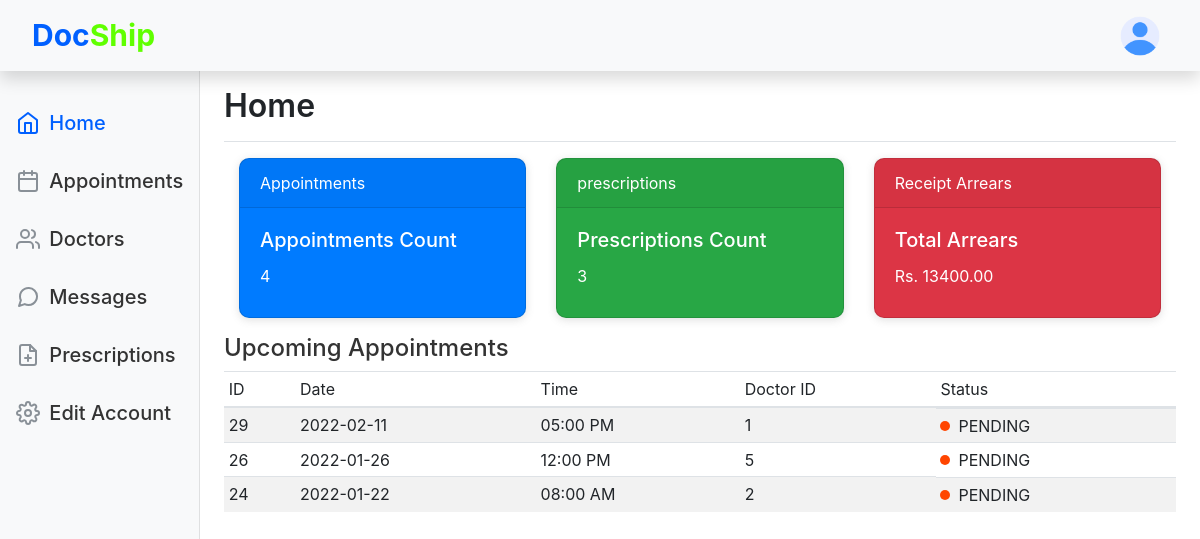
Screenshot of /patient/index?user=patient (signed in) with the database file from the repository.
### tables this page shows
CREATE TABLE IF NOT EXISTS `appointment` (
  `id` bigint(20) NOT NULL AUTO_INCREMENT,
  `patient_id` bigint(20) NOT NULL,
  `doctor_id` bigint(20) NOT NULL,
  `time` time NOT NULL,
  `date` date NOT NULL,
  `receipt_id` varchar(255) NOT NULL,
  `prescription_id` varchar(255) NOT NULL,
  `is_paid` bit(1) NOT NULL,
  `status` varchar(15) NOT NULL,
  `description` varchar(255) NOT NULL,
  `is_rated` bit(1) NOT NULL DEFAULT b'0',
  `is_exit` bit(1) NOT NULL,
  `zoom_link` varchar(1000) NOT NULL DEFAULT '"http://localhost/docship/pages/zoom"',
  PRIMARY KEY (`id`),
  KEY `appointment_patient` (`patient_id`),
  KEY `appointment_doctor` (`doctor_id`),
  KEY `appointment_receipt` (`receipt_id`),
  KEY `appointment_perscription` (`prescription_id`)
);

### app/controllers/patient.php (called while the page is built, shortened)
<?php
    class Patient extends Controller{
        public function index(){
            $data = array();
            $appointments_result1 = $this->model('Appointment')->findByPatientId($_SESSION['user_id']);
            if(isset($appointments_result1['value'])){
                if(empty($appointments_result1['value'])){
                    $data['appointments'] = [];
                    $data['appointments_size'] = 0;
                }else {
                    $data['appointments'] = array_slice($appointments_result1['value'], 0, 3);
                    $data['appointments_size'] = sizeof($appointments_result1['value']);
                }
            }else {
                $data['db_err_1'] = "appointments limited searching failed";
            }
            $prescriptions_result1 = $this->model('Prescription')->findByPatientId($_SESSION['user_id']);
            if(isset($prescriptions_result1['value'])){
                if(empty($prescriptions_result1['value'])){
                    $data['prescriptions_size'] = 0;
                }else {
                    $data['prescriptions_size'] = sizeof($prescriptions_result1['value']);
                }
            }else {
                $data['db_err_2'] = "prescriptions limited searching failed";
            }
            $arrears = $this->model('receipt')->getTotalReceiptSumByPatient($_SESSION['user_id']);
            $data['arrears'] = number_format((float)$arrears, 2, '.', '');
            $this->view('patient/index', $data);
        }
    }

### app/libraries/Core.php (called while the page is built, shortened)
<?php
  class Core {
    protected $currentController = 'pages';
    protected $currentMethod = 'index';
    public function setAttributes(){
      $url = $this->getUrl();
      if(file_exists('../app/controllers/' . ucwords($url[0]). '.php')){
        $this->currentController = ucwords($url[0]);
        unset($url[0]);
      }elseif(isset($_SESSION['role'])){
        $this->currentController=$_SESSION['role'];
      }
       $controllers = ControllerFactory::getInstance();
       $this->currentController = $controllers->getController($this->currentController);
      if(isset($url[1])){
        if(method_exists($this->currentController, $url[1])){
          $this->currentMethod = $url[1];
          unset($url[1]);
        }
      }
      $this->params = $url ? array_values($url) : [];
      call_user_func_array([$this->currentController, $this->currentMethod], $this->params);
    }
    public function getUrl(){
      if(isset($_GET['url'])){
        $url = rtrim($_GET['url'], '/');
        $url = filter_var($url, FILTER_SANITIZE_URL);
        $url = explode('/', $url);
        return $url;
      }
    }
    private function resetAttribute(){
      $this->currentController = 'pages';
      $this->currentMethod = 'index';
    }
  }

### public/index.php (called while the page is built, shortened)
<?php
    $libraries = LibFactory::getInstance();
    $init = $libraries->getLibrary("Core");
    $init->setAttributes();

### app/libraries/Database.php (called while the page is built, shortened)
<?php
final class Database {
    private $host = DB_HOST;
    private $user = DB_USER;
    private $pwd = DB_PASS;
    private $dbname = DB_NAME;
    private $mysqli;
    public function __construct(){
        $this->mysqli = new mysqli($this->host,$this->user,$this->pwd, $this->dbname);
    }
    public function selectAll($sql , $params = []){
        try{
            $result = $this->mysqli->query($sql);
            if($result->num_rows > 0){
                return $result->fetch_all(MYSQLI_ASSOC);
            }else {
                return [];
            }
            $result_arr = $result->fetch_all(MYSQLI_ASSOC);
            return $result_arr;
        }catch(Exception $e){
            return -1;
        }
    }
}

### app/models/AppointmentModel.php (called while the page is built, shortened)
<?php
    class AppointmentModel{
        private $DB;
        public function __construct(){
            $this->DB = LibFactory::getInstance()->getLibrary('Database');
        }
        public function findByPatientId($patientid){
            $sql1 = "SELECT appointment.id , appointment.doctor_id , appointment.time , appointment.date , appointment.receipt_id , appointment.prescription_id , appointment.is_paid , appointment.description , appointment.is_rated , appointment.is_exit , appointment.status , appointment.zoom_link , doctor.firstname FROM appointment INNER JOIN doctor ON appointment.doctor_id=doctor.id WHERE appointment.patient_id = $patientid AND appointment.is_exit = 0 AND appointment.status = 'PENDING' ORDER BY appointment.date DESC";
            $result = $this->DB->selectAll($sql1);
            $output = array();
            if($result!=-1){
                if(empty($result)){
                    $output['error'] = "empty";
                    $output['value'] = [];
                    return $output;
                }else{
                    $output['value'] = $result;
                    return $output;
                }
            }else {
                $output['error'] = "system_error";
                return $output;
            }
        }
    }

### app/views/patient/index.php (the view, shortened to what this page needs)
<?php
  function getStatusColor($status){
    switch($status){
      case 'PENDING':
        return 'orange';
    }
  }
?>
<?php require_once APPROOT."/views/inc/header_patient.php"; ?>
      <main role="main" class="home col-md-9 ml-sm-auto col-lg-10 px-md-4" id="A">
        <div
          class="d-flex justify-content-between flex-wrap flex-md-nowrap align-items-center pt-3 pb-2 mb-3 border-bottom">
          <h1 class="title">Home</h1>
        </div>
        <div class="container-fluid">
          <div class="row">
            <div class="col-lg-4 highlight-card">
              <div class="card text-white bg-primary mb-3" style="max-width: 50rem;">
                <div class="card-header">Appointments</div>
                  <div class="card-body">
                    <h5 class="card-title">Appointments Count</h5>
                    <p class="card-text">
                    <?php
                        if(isset($data['appointments_size'])){
                          echo $data['appointments_size'];
                        }elseif(isset($data['db_err_1']) && !empty($data['db_err_1'])){
                          echo $data['db_err_1'];
                        }else {
                          echo "System Error";
                        }
                      ?>
                    </p>
                  </div>
              </div>
            </div>
            <div class="col-lg-4 highlight-card">
              <div class="card text-white bg-success mb-3" style="max-width: 50rem;">
                <div class="card-header">prescriptions</div>
                  <div class="card-body">
                    <h5 class="card-title">Prescriptions Count</h5>
                    <p class="card-text">
                      <?php
                        if(isset($data['prescriptions_size'])){
                          echo $data['prescriptions_size'];
                        }elseif(isset($data['db_err_2']) && !empty($data['db_err_2'])){
                          echo $data['db_err_2'];
                        }else {
                          echo "System Error";
                        }
                      ?>
                    </p>
                  </div>
              </div>
            </div>
            <div class="col-lg-4 highlight-card">
              <div class="card text-white bg-danger mb-3" style="max-width: 50rem;">
                <div class="card-header">Receipt Arrears</div>
                  <div class="card-body">
                    <h5 class="card-title">Total Arrears</h5>
                    <p class="card-text">
                    Rs. <?php echo ($data['arrears'])?$data['arrears']:0.00; ?>
                    </p>
                  </div>
              </div>
            </div>
          </div>
        </div>
        <h2 class="subtitle">Upcoming Appointments</h2>
        <div class="table-responsive">
        <?php
          if(isset($data['appointments'])){
            if(!empty($data['appointments'])){
              echo "<table class='table table-striped table-hover table-sm' >";
              echo "<thead>";
              echo "<tr>";
                echo "<th>ID</th>";
                echo "<th>Date</th>";
                echo "<th>Time</th>";
                echo "<th>Doctor ID</th>";
                echo "<th>Status</th>";
              echo "</tr>";
              echo "</thead>";
              echo "<tbody>";
              foreach($data['appointments'] as $appointment){
                $r1 = "<td>". $appointment['id'] . "</td>";
                $r2 = "<td>" . $appointment['date'] . "</td>";
                $r3 = "<td>" . date('h:i A', strtotime($appointment['time'])) . "</td>";
                $r4 = "<td>" . $appointment['doctor_id'] . "</td>";
                $color = getStatusColor($appointment['status']);
                $r5 = "<td><span class= 'status " . $color . "'></span>".$appointment['status'] . "</td>";
                $row = "<tr>" . $r1 .$r2 . $r3 . $r4 . $r5 . "</tr>";
                echo $row;
              }
              echo " </tbody>";
              echo "</table>";
            }else {
              echo "<br><p>" . 'No any Appointment available.' . "</p>";
            }
          }elseif(isset($data['db_err_1']) && !empty($data['db_err_1'])) {
            echo "<br><p style='color:red'>" . $data['db_err_1'] . "</p>";
          }else {
            echo "<br><p style='color:red'>" . 'System failure.' . "</p>";
          }
        ?>
        </div>
      </main>
      <?php require_once APPROOT."/views/inc/footer.php"; ?>

### public/css/dashboard.css (style rules this page uses)
:root { --weightHeader: 600; --weightText: 400; --bg-blue: #0060ff; --bg-blue-hover: #035ae6; --bg-green: #60ff00; --bg-green-hover: #5ce705; --bg-dark: #191516; --bg-light: #fffdfa; --color-unimportant-text: #899097; --color-important-text: #333333; }
* { font-size: 1rem; font-weight: var(--weightText); }
.title { font-size: 2rem; font-weight: 600; text-align: center; }
.subtitle { color: var(--color-important-text); font-size: 1.5rem; font-weight: 500; }
.card { cursor: pointer; box-shadow: 1px 1px 5px 0px rgba(125,125,125,0.5); min-height: 10rem; }
td .status { display: inline-block; height: 10px; width: 10px; border-radius: 50%; margin-right: 0.5rem; }
tr td:last-child { display: flex; align-items: center; }
.status.orange { background-color: orangered; }
.status { background-color: var(--green); width: 0.75rem; height: 0.75rem; }
.card { box-shadow: rgba(99, 99, 99, 0.2) 0px 2px 8px 0px; cursor: pointer; }

### public/css/style.css (style rules this page uses)
* { transition: all 1s ease-in-out; }
.card { box-shadow: rgba(99, 99, 99, 0.2) 0px 2px 8px 0px; cursor: pointer; border-radius: 10px; }

### rows the page displays
appointment: id "29", date "2022-02-11", time "05:00 PM", doctor "1", status "PENDING"
appointment: id "26", date "2022-01-26", time "12:00 PM", doctor "5", status "PENDING"
appointment: id "24", date "2022-01-22", time "08:00 AM", doctor "2", status "PENDING"

### other values shown
$data['appointments_size'] "4"
$data['prescriptions_size'] "3"
$data['arrears'] "13400.00"
